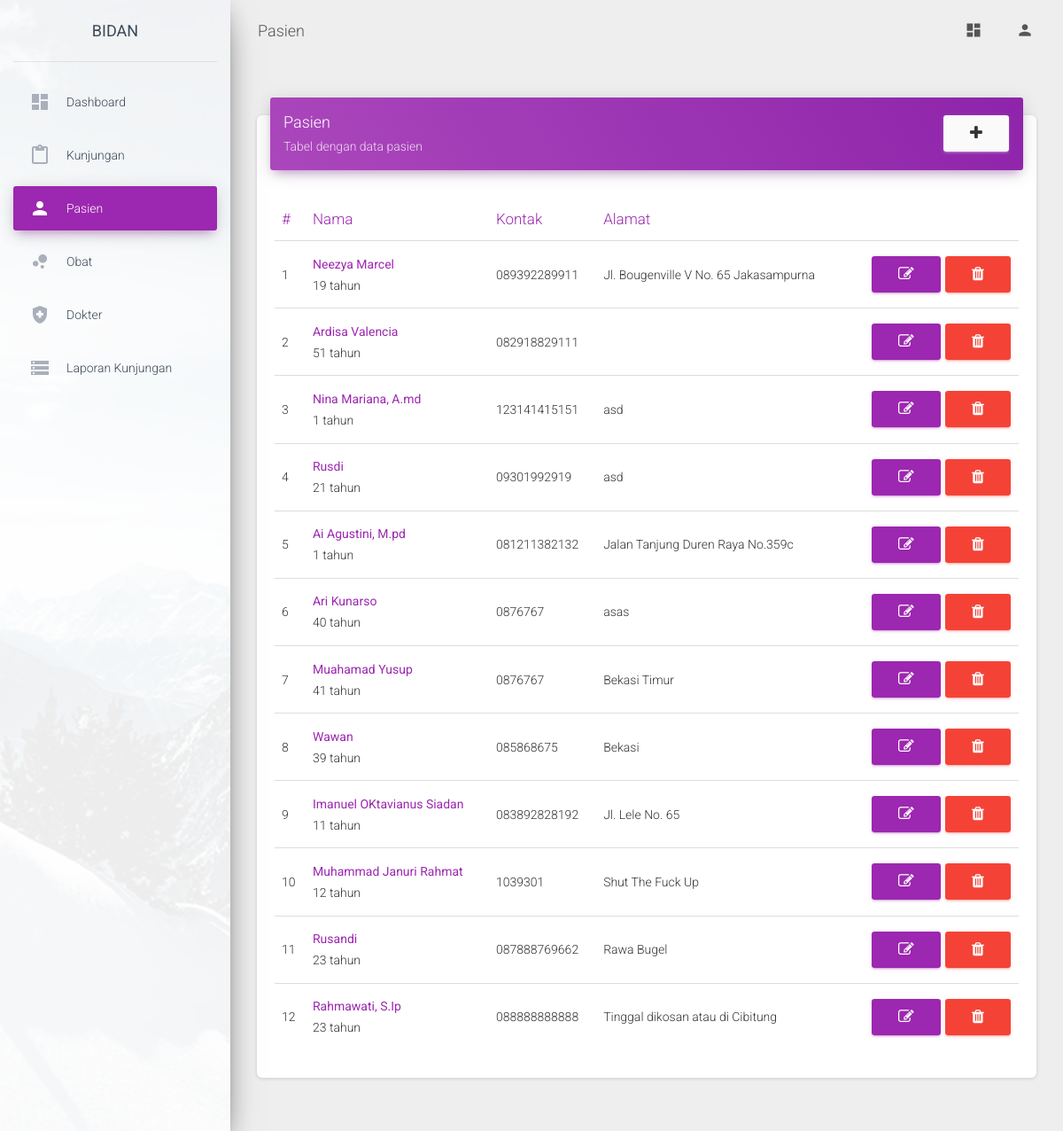
The app's page /media.php?module=pasien (signed in) with its own data.
### tables this page shows
CREATE TABLE `pasien` (
  `id` int(1) NOT NULL,
  `nama` varchar(100) NOT NULL,
  `tempatlahir` varchar(50) NOT NULL,
  `tanggallahir` date NOT NULL,
  `tel` varchar(15) NOT NULL,
  `email` varchar(50) NOT NULL,
  `alamat` text NOT NULL,
  `reg_date` timestamp NOT NULL DEFAULT current_timestamp() ON UPDATE current_timestamp()
);

### module/pasien/index.php (the view, shortened to what this page needs)
<?php
$aksi   = "module/".$_GET['module']."/action.php";
?>
<div class="col-md-12">
  <div class="card">
    <div class="card-header card-header-primary">
      <span class="float-right"><a class="btn btn-secondary" href="?module=<?php echo $_GET['module'] ?>&act=create"><i class="fa fa-plus"></i></a></span>
      <h4 class="card-title "><?php echo ucwords($_GET['module']) ?></h4>
      <p class="card-category"> Tabel dengan data <?php echo $_GET['module'] ?></p>
    </div>
    <div class="card-body">
      <div class="p-2">
      </div>
      <div class="table-responsive">
        <table class="table">
          <thead class=" text-primary">
            <th>#</th>
            <th>Nama</th>
            <th>Kontak</th>
            <th>Alamat</th>
            <th></th>
          </thead>
          <tbody>
            <?php
            $no=1;
            $query=mysqli_query($conn,"SELECT * from pasien order by id desc");
            foreach ($query as $row):
              ?>
              <tr>
                <td><?php echo $no++; ?></td>
                <td>
                  <a href="?module=<?php echo $_GET['module'] ?>&act=detail&id=<?php echo $row['id'] ?>">
                    <strong>
                      <?php echo ucwords($row['nama']); ?>
                    </strong>
                  </a>
                  <br>
                  <?php echo date('Y')-date_format(date_create($row['tanggallahir']),"Y")." tahun"; ?>
                </td>
                <td><?php echo $row['tel'];?></td>
                <td><?php echo $row['alamat']; ?></td>
                <td>
                  <span class="float-right">
                    <a class="btn btn-primary btn-xs" href="?module=<?php echo $_GET['module'] ?>&act=edit&id=<?php echo $row['id']; ?>"><i class="fa fa-edit"></i></a>
                    <a class="btn btn-danger btn-xs" onclick="return confirm('Hapus data?')" href="<?php echo $aksi ?>?module=<?php echo $_GET['module'] ?>&act=delete&id=<?php echo $row['id']; ?>"><i class="fa fa-trash"></i></a>
                  </span>
                </td>
              </tr>
              <?php
            endforeach
            ?>
          </tbody>
        </table>
      </div>
    </div>
  </div>
</div>

### media.php (shortened to what this page needs)
<!DOCTYPE html>
<html lang="en">
<head>
  <?php include "layout/head.php"; ?>
</head>
<body class="">
  <div class="wrapper ">
    <?php include "layout/sidebar.php"; ?>
    <div class="main-panel">
      <nav class="navbar navbar-expand-lg navbar-transparent navbar-absolute fixed-top ">
        <div class="container-fluid">
          <div class="navbar-wrapper">
            <a class="navbar-brand" href="javascript:;">
              <?php echo @$_GET['module'] ? ucwords($_GET['module']) : "Dashboard"; ?>
            </a>
          </div>
          <div class="collapse navbar-collapse justify-content-end">
            <ul class="navbar-nav">
              <li class="nav-item">
                <a class="nav-link" href="?">
                  <i class="material-icons">dashboard</i>
                </a>
              </li>
              <li class="nav-item dropdown">
                <a class="nav-link" href="javascript:;" id="navbarDropdownProfile" data-toggle="dropdown" aria-haspopup="true" aria-expanded="false">
                  <i class="material-icons">person</i>
                </a>
              </li>
            </ul>
          </div>
        </div>
      </nav>
      <div class="content">
        <div class="container-fluid">
          <div class="row">
            <?php
            $page = isset($_GET['module']) ? $_GET['module'] : 'dashboard.php';
            if (isset($_GET['module'])) {
              $act = isset($_GET['act']) ? '/'.$_GET['act'].'.php' : '/index.php';
            }else{
              $act = '';
            }
            include 'module/'.$page.$act;
            ?>
          </div>
        </div>
      </div>
    </div>
  </div>
</body>
</html>

### layout/head.php (shortened to what this page needs)
<link rel="stylesheet" href="https://maxcdn.bootstrapcdn.com/font-awesome/latest/css/font-awesome.min.css">
<link href="assets/css/material-dashboard.css?v=2.1.2" rel="stylesheet" />
<link href="assets/demo/demo.css" rel="stylesheet" />

### layout/sidebar.php
<div class="sidebar" data-color="purple" data-background-color="white" data-image="assets/img/sidebar-1.jpg">
  <div class="logo">
    <a href="?" class="simple-text logo-normal">
      Bidan
    </a>
  </div>
  <div class="sidebar-wrapper">
    <ul class="nav">
      <li class="nav-item <?php if (!@$_GET['module']){echo 'active';} ?>">
        <a class="nav-link" href="?">
          <i class="material-icons">dashboard</i>
          <p>Dashboard</p>
        </a>
      </li>
      <li class="nav-item <?php if (@$_GET['module']=='kunjungan'){echo 'active';} ?>">
        <a class="nav-link" href="?module=kunjungan">
          <i class="material-icons">content_paste</i>
          <p>Kunjungan</p>
        </a>
      </li>
      <li class="nav-item <?php if (@$_GET['module']=='pasien'){echo 'active';} ?>">
        <a class="nav-link" href="?module=pasien">
          <i class="material-icons">person</i>
          <p>Pasien</p>
        </a>
      </li>
      <li class="nav-item <?php if (@$_GET['module']=='obat'){echo 'active';} ?>">
        <a class="nav-link" href="?module=obat">
          <i class="material-icons">bubble_chart</i>
          <p>Obat</p>
        </a>
      </li>
      <li class="nav-item <?php if (@$_GET['module']=='dokter'){echo 'active';} ?>">
        <a class="nav-link" href="?module=dokter">
          <i class="material-icons">health_and_safety</i>
          <p>Dokter</p>
        </a>
      </li>
      <li class="nav-item <?php if (@$_GET['module']=='laporan'){echo 'active';} ?>">
        <a class="nav-link" href="?module=laporan">
          <i class="material-icons">storage</i>
          <p>Laporan Kunjungan</p>
        </a>
      </li>
    </ul>
  </div>
</div>

### records on screen
pasien: nama "Neezya Marcel", tel "089392289911", alamat "Jl. Bougenville V No. 65 Jakasampurna"
pasien: nama "Ardisa Valencia", tel "082918829111"
pasien: nama "Nina Mariana, A.md", tel "123141415151", alamat "asd"
pasien: nama "Rusdi", tel "09301992919", alamat "asd"
pasien: nama "Ai Agustini, M.pd", tel "081211382132", alamat "Jalan Tanjung Duren Raya No.359c"
pasien: nama "Ari Kunarso", tel "0876767", alamat "asas"
pasien: nama "Muahamad Yusup", tel "0876767", alamat "Bekasi Timur"
pasien: nama "Wawan", tel "085868675", alamat "Bekasi"
pasien: nama "Imanuel OKtavianus Siadan", tel "083892828192", alamat "Jl. Lele No. 65"
pasien: nama "Muhammad Januri Rahmat", tel "1039301", alamat "Shut The Fuck Up"
pasien: nama "Rusandi", tel "087888769662", alamat "Rawa Bugel"
pasien: nama "Rahmawati, S.Ip", tel "088888888888", alamat "Tinggal dikosan atau di Cibitung"

### other values on screen
$_GET['module'] "Pasien"
$_GET['module'] "pasien"
